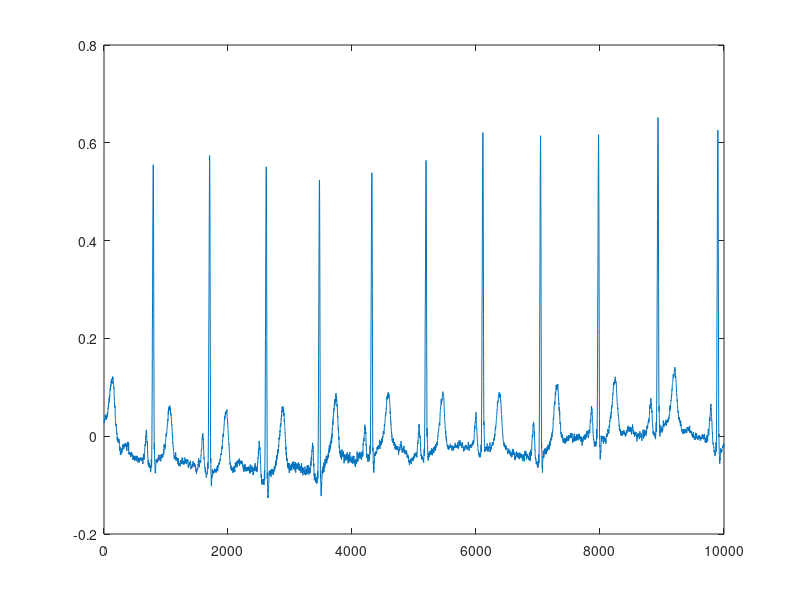

Reproduce this figure in MATLAB. (Note: this script raises an error after producing the figure.)
clc;
close all;
clear;

%loading ECG signal
fs=1000;
x=load('ecg1.mat');
g=x.val/2000;
g=g';
g=g(1:10*fs,1);
plot(g);

N = length(g);
p=g';

% dd = data;
data=p';
dd=data;
tic

data = sgolayfilt(data', 5, 33);
zz = data;
imf = eemd(data, 12, 1, 1.2);

toc

[nrow, ncol] = size(imf);

featurematrix = [];

%code for PSD for table II
Fs=200;
for ii=1:nrow
    
    p=imf(ii, :)';
    [Pxx, F] = periodogram(p, rectwin(length(p)), length(p), Fs);
%     delta = bandpower(Pxx,F,[0 4],'psd');
%     theta = bandpower(Pxx,F,[4 8],'psd');
    alpha = bandpower(Pxx,F,[8 12],'psd');
    beta = bandpower(Pxx,F,[12 35],'psd');
    gamma = bandpower(Pxx,F,[35 70],'psd'); 

%     featurematrix(ii, 1) = delta;
%     featurematrix(ii, 2) = theta;
    featurematrix(ii, 1) = alpha;
    featurematrix(ii, 2) = beta;
    featurematrix(ii, 3) = gamma;


end


%% No. of iteration = goal * ens * itr [from emd.m]
%% 

rs = [];
for ii=1:ncol
    rs(1, ii) = sum(imf(:, ii));
end
c=data;

%CODE for IMF plot Figure 10
 for ii=1:12
  subplot(12,1,ii);
  plot(imf(ii,:));
  xlabel('Time');
ylabel('Fq');
  title(sprintf("IMF: %d",ii));
if ii==12
   subplot(12,1,ii);
  plot(imf(ii,:));
  xlabel('Time');
ylabel('Fq');
  title(sprintf("RES")); end
 end
%code for reconstruction figure 8

% rs=imf(1,:)+imf(2,:)+imf(3,:)+imf(4,:)+imf(5,:)+imf(6,:)+imf(7,:)+imf(8,:)+imf(9,:)+imf(10,:)+imf(11,:)+imf(12,:);
% yy=data;

rs = sum(imf); 

%code for reconstruction signal
%  figure;
% plot(t, x, 'b', 'LineWidth', 1.5); % Original signal in blue
% hold on;
% plot(t, rs, 'r', 'LineWidth', 1.5); % Signal with noise in red
% legend('Original Signal', 'Reconstructed signal by EEMD');
% xlabel('Time');
% ylabel('Amplitude');
% title('Signal reconstruction');
% 
% hold off;

%code for SNR
%%% code for SNR
 r = snr(zz, rs);
 disp(strcat("SNR EEMD: ", num2str(r)));

 %code for RMSE
 E = rmse(zz, rs);


 %nmse
 n = calNMSE(zz, rs);


 % SSIM
ss = ssim(zz, rs);
 % CC
cc = corrcoef(zz, rs);

% for ii=1:12
% %Code for figure 6
%   figure;
%   img = plot(imf(ii, 1:1000));
%   xlabel('Time');
%   ylabel('Freq');
%   title(strcat('IMF ', int2str(ii)));
%   outfile = strcat('EEMD_IMF_', int2str(ii), '.png')
%   saveas(img, outfile);
% end


%   figure;
%   fig = plot(imf(13,1:1000));
%   xlabel('Time');
%   ylabel('Freq');
%   title('RES');
%   saveas(fig, 'EEMD_RES.png')
%   %code for reconstruction signal in one plot
% 
% yyy=zz';
% figure;
% plot(rs(1:999),'-b'); hold on;
% plot(yyy(1:999),'-r');
% ylabel('freq')
% xlabel('time(s)')
% title('Reconstructed signal from EEMD') ;
% legend('Reconstructed Signal by EEMD','Original EEG signal')
% hold off;
t = (1:N)';
%code for reconstruction signal
 figure;
plot(t, g, 'b', 'LineWidth', 1.5); % Original signal in blue
hold on;
plot(t, rs, 'r', 'LineWidth', 1.5); % Signal with noise in red
legend('Original Signal', 'Reconstructed signal by EEMD');
xlabel('Time');
ylabel('Amplitude');
title('Signal reconstruction');

hold off;

% RMSE and NMSE
% ---------------------

rmse_val = rmse(p', rs);
nmse_val = calNMSE(p', rs);

disp(strcat("RMSE EEMD: ", num2str(rmse_val)));
disp(strcat("NMSE EEMD: ", num2str(nmse_val)));

  % SSIM
ss = ssim(p', rs);
 % CC
cc = corrcoef(p', rs);
disp(strcat("CC GoEMD: ", num2str(cc)));
disp(strcat("SSIM GoEMD: ", num2str(ss)));
